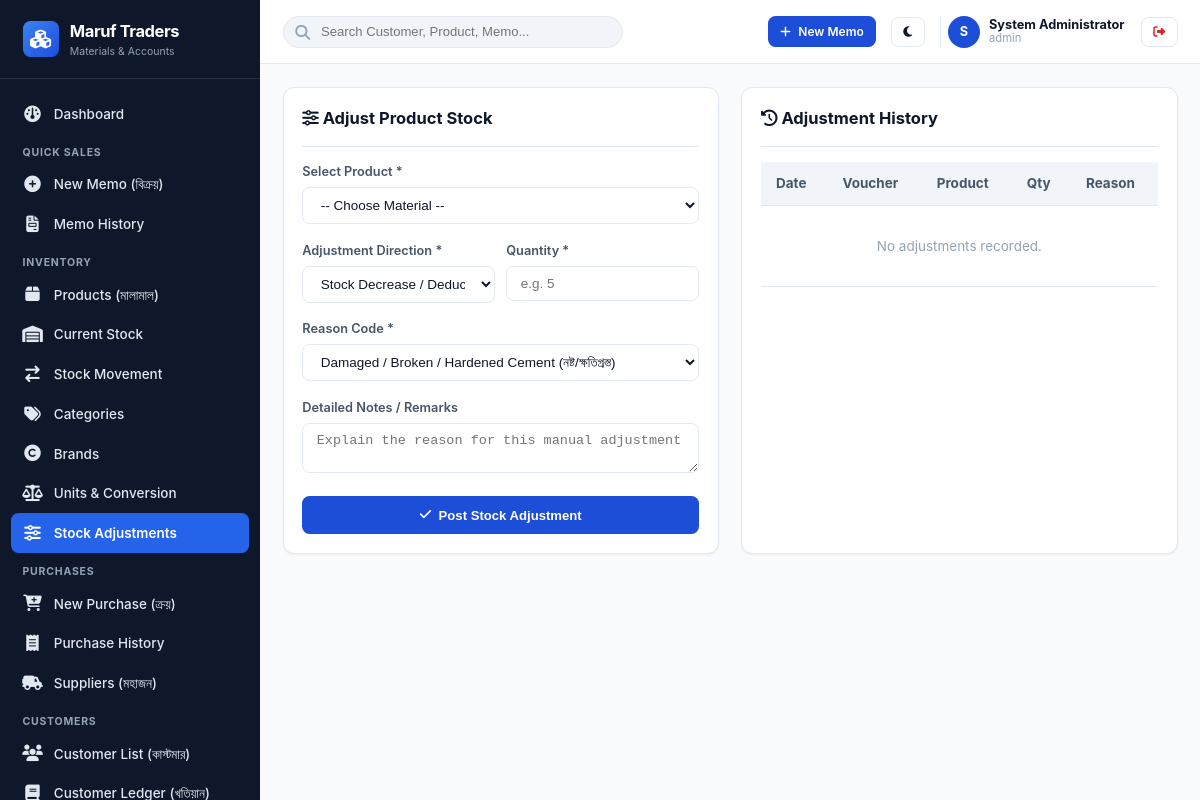
The page /modules/inventory/adjustments.php (signed in) on the database as committed earlier.
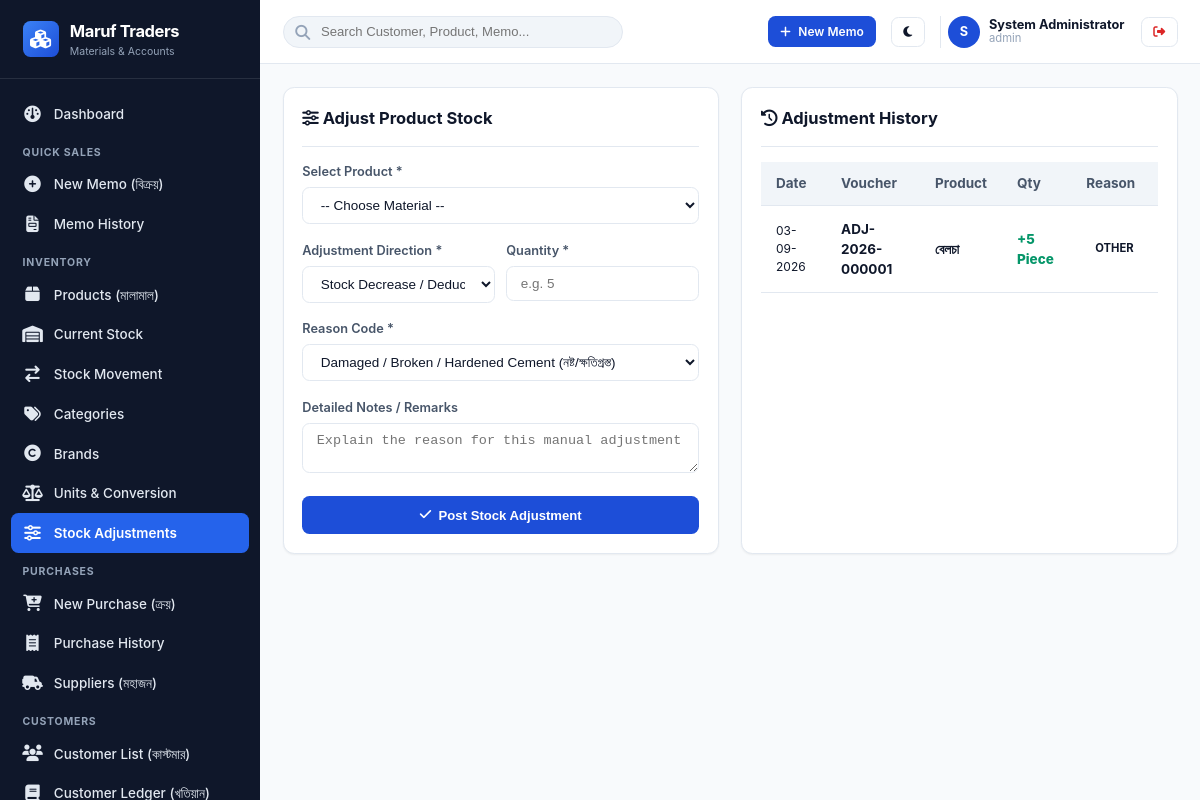
The same page on the database as committed later.
### tables this page shows
CREATE TABLE `stock_adjustments` (
  `id` bigint(20) unsigned NOT NULL AUTO_INCREMENT,
  `shop_id` int(10) unsigned NOT NULL,
  `adjustment_no` varchar(60) NOT NULL,
  `adjustment_date` date NOT NULL,
  `reason_code` enum('damaged','lost','counting_difference','opening_correction','other') NOT NULL,
  `notes` text DEFAULT NULL,
  `created_by` int(10) unsigned NOT NULL,
  `created_at` timestamp NOT NULL DEFAULT current_timestamp(),
  PRIMARY KEY (`id`),
  UNIQUE KEY `adjustment_no` (`adjustment_no`),
  KEY `fk_sa_shop` (`shop_id`),
  KEY `fk_sa_user` (`created_by`),
  CONSTRAINT `fk_sa_shop` FOREIGN KEY (`shop_id`) REFERENCES `shops` (`id`) ON DELETE CASCADE,
  CONSTRAINT `fk_sa_user` FOREIGN KEY (`created_by`) REFERENCES `users` (`id`)
);

CREATE TABLE `shops` (
  `id` int(10) unsigned NOT NULL AUTO_INCREMENT,
  `shop_code` varchar(30) NOT NULL,
  `name` varchar(150) NOT NULL,
  `proprietor` varchar(100) DEFAULT NULL,
  `address` text NOT NULL,
  `phone` varchar(30) NOT NULL,
  `alt_phone` varchar(30) DEFAULT NULL,
  `email` varchar(100) DEFAULT NULL,
  `website` varchar(150) DEFAULT NULL,
  `invoice_prefix` varchar(10) NOT NULL DEFAULT 'MT',
  `currency_symbol` varchar(10) NOT NULL DEFAULT '৳',
  `currency_code` varchar(10) NOT NULL DEFAULT 'BDT',
  `currency_position` enum('before','after') NOT NULL DEFAULT 'before',
  `date_format` varchar(20) NOT NULL DEFAULT 'd-m-Y',
  `invoice_footer_shop` text DEFAULT NULL,
  `invoice_footer_customer` text DEFAULT NULL,
  `logo_url` varchar(255) DEFAULT NULL,
  `is_active` tinyint(1) NOT NULL DEFAULT 1,
  `created_at` timestamp NOT NULL DEFAULT current_timestamp(),
  `updated_at` timestamp NOT NULL DEFAULT current_timestamp() ON UPDATE current_timestamp(),
  PRIMARY KEY (`id`),
  UNIQUE KEY `shop_code` (`shop_code`)
);

CREATE TABLE `products` (
  `id` int(10) unsigned NOT NULL AUTO_INCREMENT,
  `shop_id` int(10) unsigned NOT NULL,
  `category_id` int(10) unsigned NOT NULL,
  `brand_id` int(10) unsigned DEFAULT NULL,
  `base_unit_id` int(10) unsigned NOT NULL,
  `sku` varchar(50) NOT NULL,
  `name` varchar(180) NOT NULL,
  `description` text DEFAULT NULL,
  `purchase_price` decimal(15,2) NOT NULL DEFAULT 0.00,
  `selling_price` decimal(15,2) NOT NULL DEFAULT 0.00,
  `min_selling_price` decimal(15,2) NOT NULL DEFAULT 0.00,
  `current_stock` decimal(15,4) NOT NULL DEFAULT 0.0000,
  `min_stock` decimal(15,4) NOT NULL DEFAULT 0.0000,
  `average_cost` decimal(15,4) NOT NULL DEFAULT 0.0000,
  `is_active` tinyint(1) NOT NULL DEFAULT 1,
  `created_at` timestamp NOT NULL DEFAULT current_timestamp(),
  `updated_at` timestamp NOT NULL DEFAULT current_timestamp() ON UPDATE current_timestamp(),
  PRIMARY KEY (`id`),
  UNIQUE KEY `uk_shop_sku` (`shop_id`,`sku`),
  KEY `idx_product_search` (`shop_id`,`is_active`,`name`),
  KEY `idx_product_stock` (`shop_id`,`current_stock`,`min_stock`),
  KEY `fk_products_category` (`category_id`),
  KEY `fk_products_brand` (`brand_id`),
  KEY `fk_products_unit` (`base_unit_id`),
  CONSTRAINT `fk_products_brand` FOREIGN KEY (`brand_id`) REFERENCES `brands` (`id`) ON DELETE SET NULL,
  CONSTRAINT `fk_products_category` FOREIGN KEY (`category_id`) REFERENCES `categories` (`id`),
  CONSTRAINT `fk_products_shop` FOREIGN KEY (`shop_id`) REFERENCES `shops` (`id`) ON DELETE CASCADE,
  CONSTRAINT `fk_products_unit` FOREIGN KEY (`base_unit_id`) REFERENCES `units` (`id`)
);

CREATE TABLE `stock_adjustment_items` (
  `id` bigint(20) unsigned NOT NULL AUTO_INCREMENT,
  `adjustment_id` bigint(20) unsigned NOT NULL,
  `product_id` int(10) unsigned NOT NULL,
  `adjustment_type` enum('IN','OUT') NOT NULL,
  `quantity` decimal(15,4) NOT NULL,
  `base_quantity` decimal(15,4) NOT NULL,
  `unit_id` int(10) unsigned NOT NULL,
  `unit_cost` decimal(15,4) NOT NULL,
  `created_at` timestamp NOT NULL DEFAULT current_timestamp(),
  PRIMARY KEY (`id`),
  KEY `fk_sai_adj` (`adjustment_id`),
  KEY `fk_sai_prod` (`product_id`),
  KEY `fk_sai_unit` (`unit_id`),
  CONSTRAINT `fk_sai_adj` FOREIGN KEY (`adjustment_id`) REFERENCES `stock_adjustments` (`id`) ON DELETE CASCADE,
  CONSTRAINT `fk_sai_prod` FOREIGN KEY (`product_id`) REFERENCES `products` (`id`),
  CONSTRAINT `fk_sai_unit` FOREIGN KEY (`unit_id`) REFERENCES `units` (`id`)
);

CREATE TABLE `units` (
  `id` int(10) unsigned NOT NULL AUTO_INCREMENT,
  `shop_id` int(10) unsigned NOT NULL,
  `name` varchar(50) NOT NULL,
  `symbol` varchar(20) NOT NULL,
  `is_base_unit` tinyint(1) NOT NULL DEFAULT 1,
  `decimal_places` tinyint(3) unsigned NOT NULL DEFAULT 2,
  `created_at` timestamp NOT NULL DEFAULT current_timestamp(),
  `updated_at` timestamp NOT NULL DEFAULT current_timestamp() ON UPDATE current_timestamp(),
  PRIMARY KEY (`id`),
  UNIQUE KEY `uk_shop_unit` (`shop_id`,`symbol`),
  CONSTRAINT `fk_units_shop` FOREIGN KEY (`shop_id`) REFERENCES `shops` (`id`) ON DELETE CASCADE
);

### includes/templates/sidebar.php (called while the page is built, shortened)
<?php
$shop = getShop();
?>

### includes/auth/Auth.php (called while the page is built, shortened)
<?php
class Auth
{
    public static function shopId(): int
    {
        return (int)($_SESSION['shop_id'] ?? 1);
    }
}

### includes/helpers/functions.php (called while the page is built, shortened)
<?php
function e(?string $string): string
{
    return htmlspecialchars((string)($string ?? ''), ENT_QUOTES | ENT_SUBSTITUTE, 'UTF-8');
}
function getShop(int $shopId = 1): array
{
    static $shop = null;
    if ($shop !== null) {
        return $shop;
    }
    try {
        $pdo = Database::getConnection();
        $stmt = $pdo->prepare("SELECT * FROM shops WHERE id = :id AND is_active = 1 LIMIT 1");
        $stmt->execute(['id' => $shopId]);
        $shop = $stmt->fetch() ?: [
            'id' => 1,
            'name' => 'Construction Materials Supply',
            'shop_code' => 'SHOP001',
            'proprietor' => 'Proprietor',
            'address' => 'Shop Address',
            'phone' => '01700000000',
            'invoice_prefix' => 'MT',
            'currency_symbol' => '৳',
            'currency_code' => 'BDT',
            'currency_position' => 'before',
            'date_format' => 'd-m-Y',
            'invoice_footer_shop' => 'Shop Copy',
            'invoice_footer_customer' => 'Customer Copy'
        ];
    } catch (\Throwable $e) {
        $shop = [
            'id' => 1,
            'name' => 'Construction Materials Supply',
            'shop_code' => 'SHOP001',
            'phone' => '01700000000',
            'currency_symbol' => '৳',
            'currency_position' => 'before',
            'date_format' => 'd-m-Y'
        ];
    }
    return $shop;
}
function formatQuantity(float|int|string|null $qty, int $decimals = 2): string
{
    $num = (float)($qty ?? 0.0);
    if (floor($num) == $num) {
        return number_format($num, 0, '.', ',');
    }
    return rtrim(rtrim(number_format($num, $decimals, '.', ','), '0'), '.');
}
function formatDate(?string $dateStr, string $format = ''): string
{
    $shop = getShop();
    $targetFormat = !empty($format) ? $format : ($shop['date_format'] ?? 'd-m-Y');
    try {
        $dt = new DateTime($dateStr);
        return $dt->format($targetFormat);
    } catch (\Throwable $e) {
        return $dateStr;
    }
}

### modules/inventory/adjustments.php (the view, shortened to what the changed rows need)
<?php
$shopId = Auth::shopId();
$pdo = DB::pdo();
$adjHistory = $pdo->query("SELECT sa.*, sai.product_id, sai.adjustment_type, sai.quantity, p.name as product_name, u.symbol as unit_symbol, usr.full_name as created_by_name
                           FROM stock_adjustments sa
                           JOIN stock_adjustment_items sai ON sa.id = sai.adjustment_id
                           JOIN products p ON sai.product_id = p.id
                           JOIN units u ON sai.unit_id = u.id
                           JOIN users usr ON sa.created_by = usr.id
                           WHERE sa.shop_id = {$shopId}
                           ORDER BY sa.id DESC LIMIT 50")->fetchAll();
require_once INCLUDES_PATH . '/templates/header.php';
require_once INCLUDES_PATH . '/templates/sidebar.php';
require_once INCLUDES_PATH . '/templates/navbar.php';
?>
<div style="display:grid;grid-template-columns:repeat(auto-fit, minmax(360px, 1fr));gap:1.5rem;">
  <div class="card">
    <div class="table-responsive">
      <table class="table">
        <thead>
          <tr>
            <th>Date</th>
            <th>Voucher</th>
            <th>Product</th>
            <th>Qty</th>
            <th>Reason</th>
          </tr>
        </thead>
        <tbody>
          <?php if (empty($adjHistory)): ?>
            <tr><td colspan="5" style="text-align:center;color:var(--text-muted);padding:2rem;">No adjustments recorded.</td></tr>
          <?php else: ?>
            <?php foreach ($adjHistory as $h): ?>
              <tr>
                <td style="font-size:0.8rem;"><?= formatDate($h['adjustment_date']) ?></td>
                <td style="font-weight:700;"><?= e($h['adjustment_no']) ?></td>
                <td style="font-weight:600;"><?= e($h['product_name']) ?></td>
                <td style="font-weight:800;color:<?= $h['adjustment_type'] === 'IN' ? 'var(--success)' : 'var(--danger)' ?>;">
                  <?= $h['adjustment_type'] === 'IN' ? '+' : '-' ?><?= formatQuantity($h['quantity']) ?> <?= e($h['unit_symbol']) ?>
                </td>
                <td><span class="badge badge-secondary"><?= ucfirst(str_replace('_', ' ', $h['reason_code'])) ?></span></td>
              </tr>
            <?php endforeach; ?>
          <?php endif; ?>
        </tbody>
      </table>
    </div>
  </div>
</div>
<?php
require_once INCLUDES_PATH . '/templates/footer.php';
?>

Rows that differ between the two databases and show on the page:
added stock_adjustments: adjustment_date.date_format "03-09-2026", adjustment_no "ADJ-2026-000001", products.name "বেলচা", stock_adjustment_items.quantity "5", units.symbol "Piece", reason_code "OTHER"
Other text that changed with them:
text no longer shown: "No adjustments recorded."
